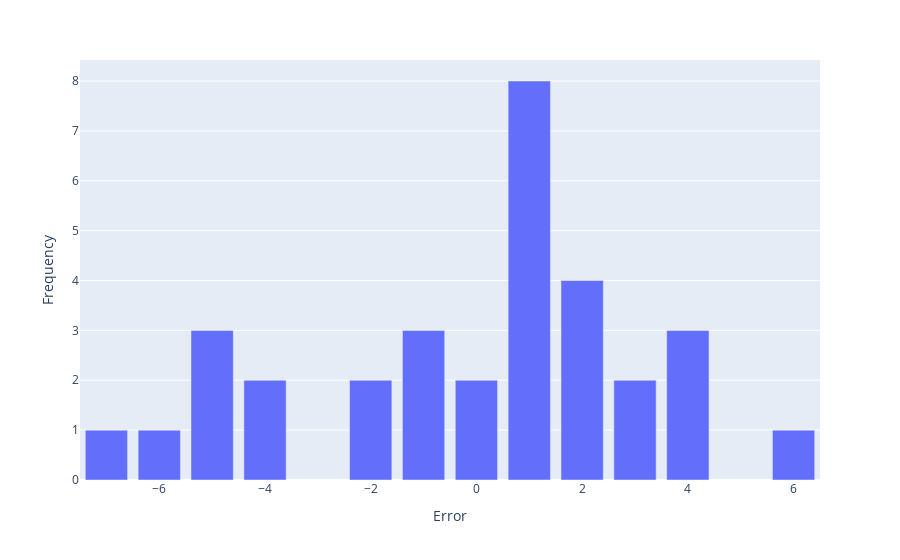

The cell this chart's notebook holds for it:
### Code cell
px.bar(error_dist, x = 'Error', y = 'Frequency')

### Figure 1 — Plotly figure (JSON) as saved in the notebook; plotly's stock layout.template omitted (floating-point values rounded to 4 significant figures)
{"data": [{"alignmentgroup": "True", "hovertemplate": "Error=%{x}<br>Frequency=%{y}<extra></extra>", "legendgroup": "", "marker": {"color": "#636efa", "pattern": {"shape": ""}}, "name": "", "offsetgroup": "", "orientation": "v", "showlegend": false, "textposition": "auto", "type": "bar", "x": [-7, -6, -5, -4, -2, -1, 0, 1, 2, 3, 4, 6], "xaxis": "x", "y": [1, 1, 3, 2, 2, 3, 2, 8, 4, 2, 3, 1], "yaxis": "y"}], "layout": {"barmode": "relative", "legend": {"tracegroupgap": 0}, "margin": {"t": 60}, "xaxis": {"anchor": "y", "domain": [0, 1], "title": {"text": "Error"}}, "yaxis": {"anchor": "x", "domain": [0, 1], "title": {"text": "Frequency"}}}}
